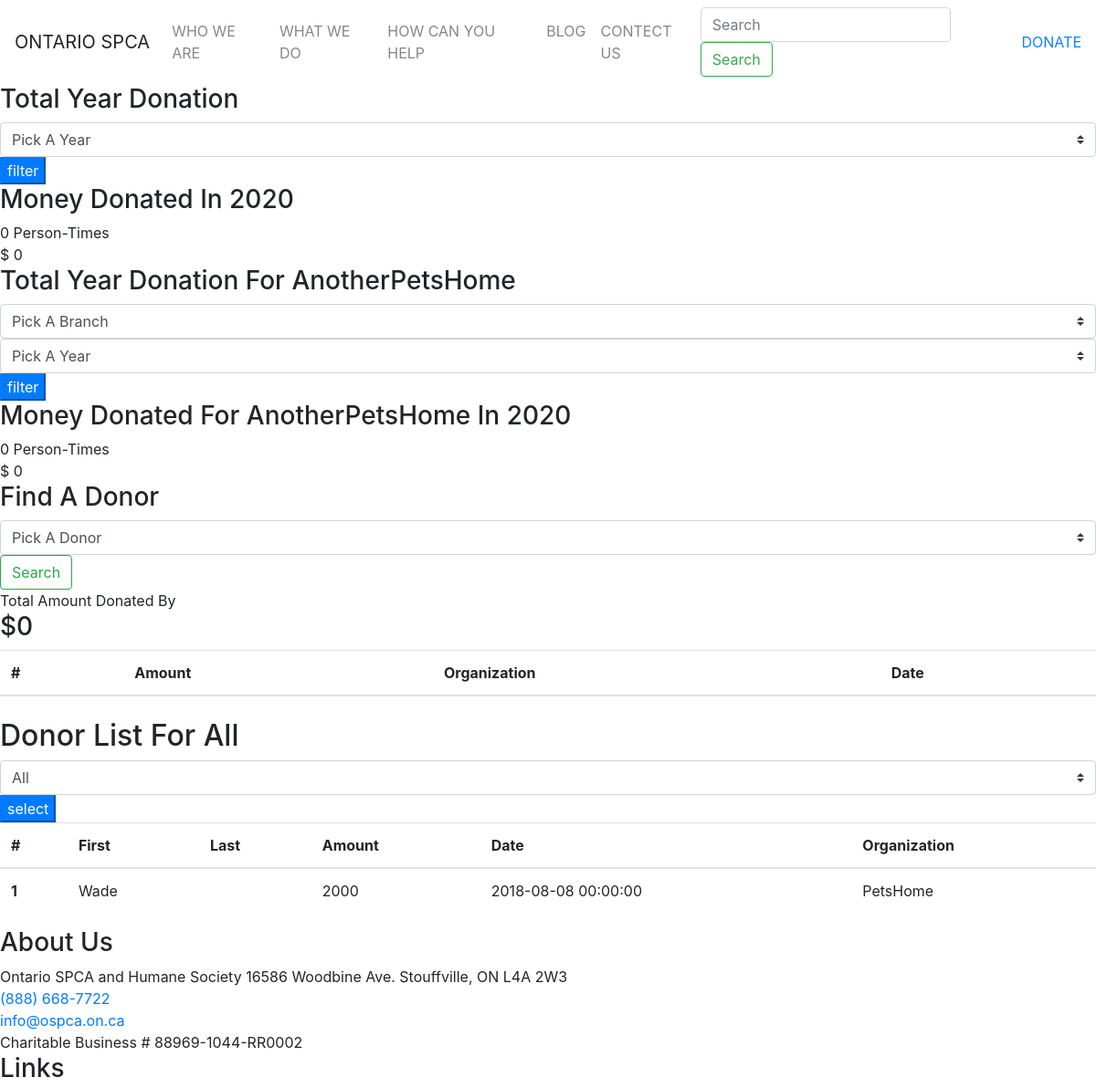
The page /View/Donor.php (upper part) on the database as committed earlier.
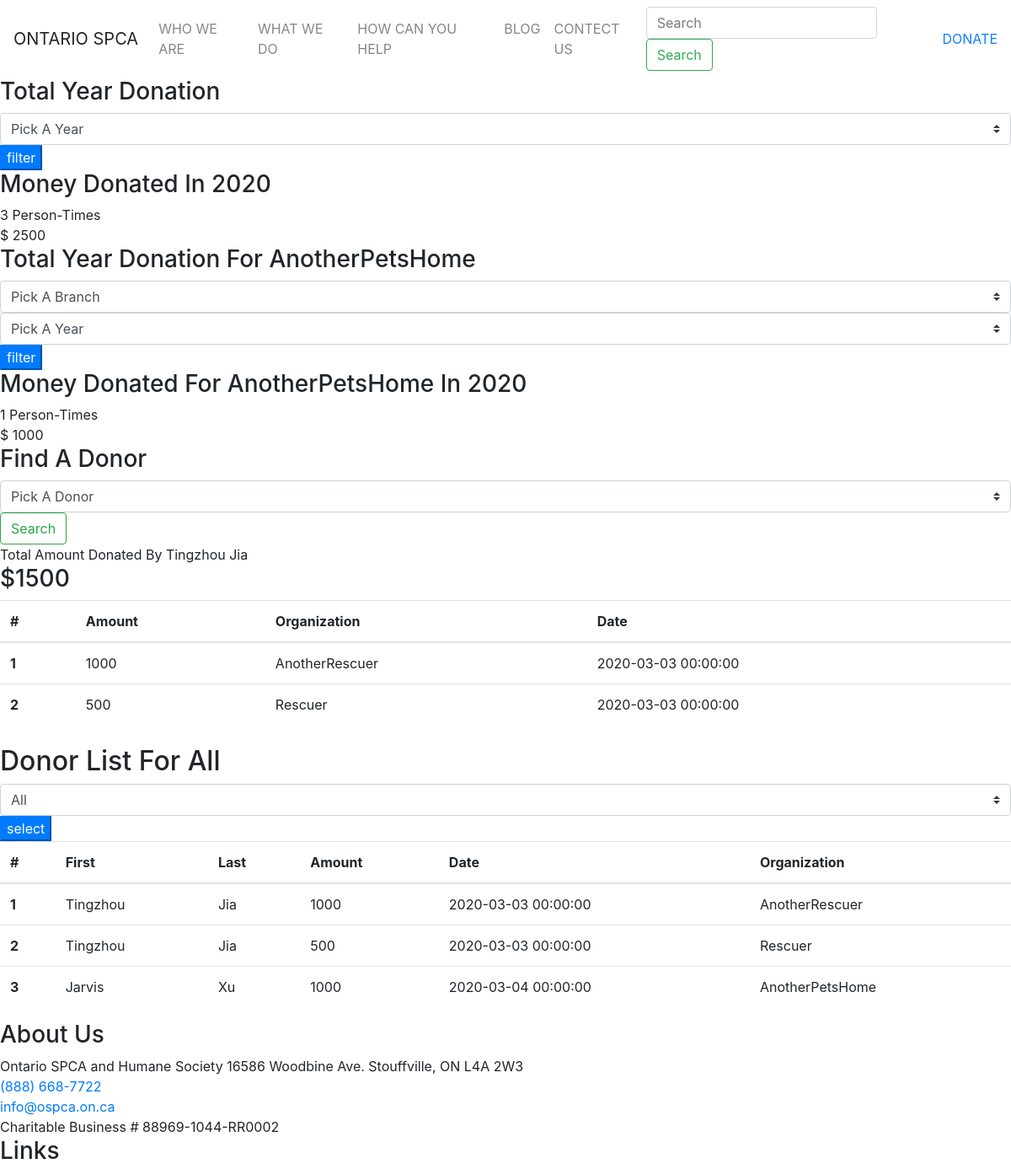
The same page on the database as committed later.
### tables this page shows
CREATE TABLE Organization ( 
address VARCHAR(40) NOT NULL,
phone_number VARCHAR(15) NOT NULL, 
name VARCHAR(40) NOT NULL, 
 
typeOfOrganization VARCHAR(40) NOT NULL, 
PRIMARY KEY(name)
);

CREATE TABLE MoneyTransaction (
payment_id VARCHAR(20) NOT NULL , 
payee VARCHAR(40) NOT NULL, 
payer VARCHAR(40) NOT NULL, 
amount INT DEFAULT 0, 
dateOfTransaction DATETIME , 

typeOfTransaction VARCHAR(15) NOT NULL, 
PRIMARY KEY(payment_id), 
FOREIGN KEY (payee) REFERENCES Organization(name)
);

### model/pdoMysql.class.php (called while the page is built, shortened)
<?php
$DB_HOST='localhost';
$DB_USER='root';
$DB_PWD='123456';
$DB_NAME='332demo';
$DB_PORT='3306';
$DB_TYPE='mysql';
$DB_CHARSET='utf8';
class PdoMySQL{
	public static $config=array();
	public static $link=null;
	public static $PDOStatement=null;
	public static $queryStr=null;
	public function __construct($dbConfig=''){
		global $DB_HOST;
global $DB_USER ;
global $DB_PWD;
global $DB_NAME;
global $DB_PORT;
global $DB_TYPE;
global $DB_CHARSET;
		if(!is_array($dbConfig)){
			$dbConfig=array(
					'hostname'=>$DB_HOST,
					'username'=>$DB_USER,
					'password'=>$DB_PWD,
					'database'=>$DB_NAME,
					'hostport'=>$DB_PORT,
					'dbms'=>$DB_TYPE,
					'dsn'=>$DB_TYPE.":host=".$DB_HOST.";dbname=".$DB_NAME
			);
		}
		self::$config=$dbConfig;
		if(empty(self::$config['params']))self::$config['params']=array();
		if(!isset(self::$link)){
			$configs=self::$config;
			try{
				self::$link=new PDO($configs['dsn'],$configs['username'],$configs['password'],$configs['params']);
			}catch(PDOException $e){
				self::throw_exception($e->getMessage());
			}
			self::$link->exec('SET NAMES '.$DB_CHARSET);
		}
	}
	public static function getAll($sql=null){
		if($sql!=null){
			self::query($sql);
		}
		$result=self::$PDOStatement->fetchAll(constant("PDO::FETCH_ASSOC"));
		return $result;
	}
	public static function find($tables,$where=null,$fields='*',$group=null,$having=null,$order=null,$limit=null){
		$sql='SELECT '.self::parseFields($fields).' FROM '.'`'.$tables.'`'
				.self::parseWhere($where)
				.self::parseGroup($group)
				.self::parseHaving($having)
				.self::parseOrder($order)
				.self::parseLimit($limit);
		$dataAll=self::getAll($sql);
		return $dataAll;
	}
	public static function parseWhere($where){
		$whereStr='';
		if(is_string($where)&&!empty($where)){
			$whereStr=$where;
		}
		return empty($whereStr)?'':' WHERE '.$whereStr;
	}
	public static function parseGroup($group){
		$groupStr='';
		return empty($groupStr)?'':$groupStr;
	}
	public static function parseHaving($having){
		$havingStr='';
		return $havingStr;
	}
	public static function parseOrder($order){
		$orderStr='';
		return $orderStr;
	}
	public static function parseLimit($limit){
		$limitStr='';
		return $limitStr;
	}
	public static function parseFields($fields){
		if(is_array($fields)){
			$fieldsStr=implode(',',$fields);
		}elseif(is_string($fields)&&!empty($fields)){
			if(strpos($fields,'`')===false){
				$fields=explode(',',$fields);
				array_walk($fields,array('PdoMySQL','addSpecialChar'));
				$fieldsStr=implode(',',$fields);
			}else{
				$fieldsStr=$fields;
			}
		}else{
			$fieldsStr='*';
		}
		return $fieldsStr;
	}
	public static function addSpecialChar(&$value){
		return $value;
	}
	public static function free(){
		self::$PDOStatement=null;
	}
	public static function query($sql=''){
		$link=self::$link;
		self::$queryStr=$sql;
		self::$PDOStatement=$link->prepare(self::$queryStr);
		$res=self::$PDOStatement->execute();
		return $res;
	}
	public static function haveErrorThrowException(){
		$obj=empty(self::$PDOStatement)?self::$link: self::$PDOStatement;
		$arrError=$obj->errorInfo();
	}
}
?>

### Controller/Donation.php (called while the page is built, shortened)
<?php
require_once "../model/pdoMysql.class.php";
function findDonorYear($year){
    global $MyPDO;
    return $MyPDO::find("MoneyTransaction",
    "YEAR(dateOfTransaction) = ".$year." and ".$GLOBALS['typeDonation'],
    array("COUNT(amount) as count","SUM(amount) as amount"));
}
function findDonor($name){
    global $MyPDO;
    return  $MyPDO::find("MoneyTransaction","payer like '".$name."%' and ".$GLOBALS['typeDonation']);
}
function findAllDonor($org="all"){
    global $MyPDO;
    if($org==="all"){
        return $MyPDO::find("MoneyTransaction",$GLOBALS['typeDonation']);
    }else{
        return $MyPDO::find("MoneyTransaction","payee = '".$org."' and ".$GLOBALS['typeDonation']);
    }
}
function totalYearOne($org,$year=2020){
    global $MyPDO;
    return $MyPDO::find("MoneyTransaction","YEAR(dateOfTransaction) = ".$year." and payee = '".$org."'",
    array("COUNT(amount) as count","SUM(amount) as amount"));
}

### Controller/fetchAllOrganization.php (called while the page is built, shortened)
<?php
require_once "../model/pdoMysql.class.php";
class Organization{
    public function __get($name)
    {
        return $this->$name;
    }
}
$organization=new Organization();
$organization->organizationSelectList=$MyPDO::getAll("select name from Organization");
$sheterAndSpca=$MyPDO::getAll("select name from Organization where typeOfOrganization='shelter' or typeOfOrganization='SPCA'");

### View/Donor.php (the view, shortened to what this page needs)
<!DOCTYPE html>
<html lang="en">
<head>
    <?php include "../Config/otherConfig.php"; ?>
    <?php include "../Controller/fetchAllOrganization.php"; ?>
    <?php include '../Controller/Donation.php'; ?>
    <link rel="stylesheet" href="http://192.168.64.2/SPCA/css/donor.css" />
</head>
<?php $res = findDonorYear(date("Y"))[0];
if(!isset($donor)){
    $donor = findDonor("Tingzhou Jia");
}
$allDonor = findAllDonor();
$specficBranch=$organization->organizationSelectList[0]["name"];
$res2=totalYearOne($specficBranch,2020)[0];
?>
<body>
    <section>
        <?php include "navBar.php"; ?>
        <section class="donor_body">
            <div class="show_list">
                <form class="show_form" name="show_form" action="#" method="post" onsubmit="return test()">
                    <h3>Total Year Donation</h3>
                    <select class="custom-select donor_select" name="yeardonate">
                        <option value="no">Pick A Year</option>
                    </select>
                    <input value="filter" type="submit" class="btn-primary"/>
                </form>
                <div class="show_content">
                    <h3 style="flex:1;margin-right:1vw;">Money Donated In <?php echo isset($donation) ? $donation : date("Y"); ?></h3>
                    <div class="show_circle">
                        <?php echo $res["count"]; ?> Person-Times
                    </div>
                    <div class="show_circle">$ <?php echo isset($res["amount"])?$res["amount"]:0; ?></div>
                </div>
            </div>
            <div class="show_list">
                <form class="show_form2" name="show_form2" action="#" method="post"  onsubmit="return test2()">
                    <h3>Total Year Donation For <?php echo $specficBranch ?> </h3>
                    <select class="custom-select donor_select" name="yearDonateForBranch">
                        <option value="no">Pick A Branch</option>
                    </select>
                    <select class="custom-select donor_select" name="yearDonateForYear">
                        <option value="no" >Pick A Year</option>
                    </select>
                    <input type="submit" class="btn-primary" value="filter"/>
                </form>
                <div class="show_content">
                    <h3 style="flex:1;margin-right:1vw;">Money Donated For <?php echo $specficBranch;  ?> In <?php echo isset($yearbranch) ? $yearbranch : date("Y"); ?></h3>
                    <div class="show_circle">
                        <?php echo isset($res2["count"])?$res2["count"]:0; ?> Person-Times
                    </div>
                    <div class="show_circle">$ <?php echo isset($res2["amount"])?$res2["amount"]:0; ?></div>
                </div>
            </div>
            <div class="donor_list">
                <div class="find_donor">
                    <form class=" my-2 my-lg-0 form_donor" action="#" name="donor_form" method="post" onsubmit="return test3()">
                        <h3>Find A Donor</h3>
                        <select class="custom-select" name="yeardonateForSpecific">
                            <option value="no">Pick A Donor</option>
                        </select>
                        <input class="btn btn-outline-success my-2 my-sm-0" type="submit" value="Search" />
                    </form>
                    <span class="donor_each">Total Amount Donated By <?php  echo $donor[0]['payer']; ?></span>
                <?php
                    $totalAmount = 0;
                    foreach ($donor as $ele) {
                        $totalAmount += $ele["amount"];
                    }
                ?>
                    <h3> $<?php echo $totalAmount; ?></h3>
                </div>
                <table class="table donor_each_table">
                    <thead>
                        <tr>
                            <th scope="col">#</th>
                            <th scope="col">Amount</th>
                            <th scope="col">Organization</th>
                            <th scope="col">Date</th>
                        </tr>
                    </thead>
                    <tbody>
                        <?php foreach ($donor as $ele) : ?>
                            <tr>
                                <th scope="row"><?php echo $ele["payment_id"]; ?></th>
                                <td><?php echo $ele["amount"]; ?></td>
                                <td><?php echo $ele["payee"]; ?></td>
                                <td><?php echo $ele["dateOfTransaction"]; ?></td>
                            </tr>
                        <?php endforeach; ?>
                    </tbody>
                </table>
            </div>
            <h2 style="margin-top: 2vw">Donor List For <?php echo isset($selecteBranch)?$selecteBranch:"All"; ?></h2>
            <form  class=" my-2 my-lg-0 form_donor" action="#" onsubmit="return test4()" method="post">
            <select class="custom-select donor_select" name="DonateForSpecficBranch">
                        <option value="all">All</option>
            </select>
            <input type="submit" class="btn-primary" value="select" />
            </form>
            <table class="table">
                <thead>
                    <tr>
                        <th scope="col">#</th>
                        <th scope="col">First</th>
                        <th scope="col">Last</th>
                        <th scope="col">Amount</th>
                        <th scope="col">Date</th>
                        <th scope="col">Organization</th>
                    </tr>
                </thead>
                <tbody>
                    <?php foreach ($allDonor as $ele) : ?>
                        <?php $sep = explode(" ", $ele["payer"]) ?>
                        <tr>
                            <th scope="row"><?php echo $ele["payment_id"]; ?></th>
                            <td><?php echo $sep[0]; ?></td>
                            <td><?php echo $sep[1]; ?></td>
                            <td><?php echo $ele["amount"]; ?></td>
                            <td><?php echo $ele["dateOfTransaction"]; ?></td>
                            <td><?php echo $ele["payee"]; ?></td>
                        </tr>
                    <?php endforeach; ?>
                </tbody>
            </table>
        </section>
        <?php include "footer.php"; ?>
    </section>
</body>
</html>

### Config/otherConfig.php (shortened to what this page needs)
<link rel="stylesheet" href="https://cdnjs.cloudflare.com/ajax/libs/font-awesome/5.12.0/css/solid.min.css">
	<link rel="stylesheet" type="text/css" href="https://cdnjs.cloudflare.com/ajax/libs/font-awesome/5.12.0/css/fontawesome.min.css" />
	<link rel="stylesheet" href="https://stackpath.bootstrapcdn.com/bootstrap/4.4.1/css/bootstrap.min.css">

### View/navBar.php (shortened to what this page needs)
<!DOCTYPE html>
<html>
<head>
	<link rel="stylesheet" href="http://192.168.64.2/SPCA/css/nav.css">
	<?php include "../Config/otherConfig.php" ?>
</head>
<body>
	<div class="header" style="position: sticky !important;top:0;z-index:1;opacity:0.95">
		<nav class="navbar navbar-expand-lg navbar-light ">
			<div class="mob_nav">
				<a class="navbar-brand" href="home.php">ONTARIO SPCA </a>
			</div>
			<div class="collapse navbar-collapse mynav" id="navbarNavDropdown">
				<ul class="navbar-nav ">
					<li class="nav-item">
						<a class="nav-link" href="#">WHO WE ARE <span class="sr-only">(current)</span></a>
					</li>
					<li class="nav-item">
						<a class="nav-link" href="#">WHAT WE DO</a>
					</li>
					<li class="nav-item">
						<a class="nav-link" href="#">HOW CAN YOU HELP</a>
					</li>
					<li class="nav-item">
						<a class="nav-link" href="#">BLOG</a>
					</li>
					<li class="nav-item">
						<a class="nav-link" href="#">CONTECT US</a>
					</li>
				</ul>
				<form class="form-inline my-2 my-lg-0 " action="#">
					<input class="form-control mr-sm-2 " type="search" placeholder="Search" aria-label="Search">
					<button class="btn btn-outline-success my-2 my-sm-0" type="submit">Search</button>
				</form>
			</div>
			<div class="my_Donate"><a href="Donate.php">DONATE</a></div>
		</nav>
	</div>
</body>
</html>

### View/footer.php (shortened to what this page needs)
<!DOCTYPE html>
<html>
	<head>
		<link rel="stylesheet" href="http://192.168.64.2/SPCA/css/footer.css" />
		<?php include "../Config/otherConfig.php" ?>
	</head>
	<body>
		<footer class="footer">
			<div class="footer__container">
				<div class="footer__row">
					<div class="footer__column">
						<h3 class="footer__heading">About Us</h3>
						<div class="footer__address" itemscope="" itemtype="http://schema.org/postalAddress">
							<span class="footer__location">Ontario SPCA and Humane Society</span>
							<span class="footer__street" itemprop="streetAddress">16586 Woodbine Ave. </span>
							<span class="footer__city" itemprop="addressLocality">Stouffville,</span>
							<span class="footer__province" itemprop="addressRegion">ON</span>
							<span class="footer__postal-code" itemprop="potalCode">L4A 2W3</span>
						</div>
						<div class="footer__phone"><a class="footer__phone-link" href="tel:+1-(888) 668-7722 ">(888) 668-7722 </a></div>
						<div class="footer__email"><a class="footer__email-link" href="mailto:info@ospca.on.ca">info@ospca.on.ca</a></div>
						<div class="footer__charity-number">Charitable Business # 88969-1044-RR0002</div>
					</div>
					<div class="footer__column">
						<h3 class="footer__heading">Links</h3>
					</div>
				</div>
			</div>
		</footer>
	</body>
</html>

Rows that differ between the two databases and show on the page:
now on one of the page's lists (row edited): moneytransaction: payment_id "1", amount "1000", payee "AnotherRescuer", dateOfTransaction "2020-03-03 00:00:00"
changed moneytransaction id 1: payer (not shown) → "Tingzhou Jia"; payer "Wade" → "Tingzhou"; payer (not shown) → "Jia"; amount "2000" → "1000"; dateOfTransaction "2018-08-08 00:00:00" → "2020-03-03 00:00:00"; payee "PetsHome" → "AnotherRescuer"
now on this page (row edited): moneytransaction: payment_id "2", amount "500", payee "Rescuer", dateOfTransaction "2020-03-03 00:00:00", payer "Tingzhou", payer "Jia"
now on this page (row edited): moneytransaction: payment_id "3", payer "Jarvis", payer "Xu", amount "1000", dateOfTransaction "2020-03-04 00:00:00", payee "AnotherPetsHome", shown under "Donor List For All"
Other text that changed with them:
$res["count"]: "0" → "3"
$res["amount"]: (not shown) → "2500"
$res2["count"]: "0" → "1"
$res2["amount"]: (not shown) → "1000"
$totalAmount: "0" → "1500"
text no longer shown: "0 0"
